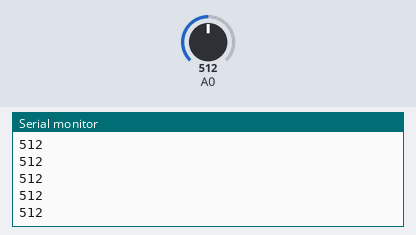
Simulated run of this program. Board: Arduino Uno, built with avr-gcc and run on an emulated ATmega328P. Parts: the last lines printed to the serial monitor. The test bench sets the inputs (shaded band); at power-on: A0 = 512.

Above: at 1.2 s.
1.3 s: A0 set to 716
At 1.31 s:
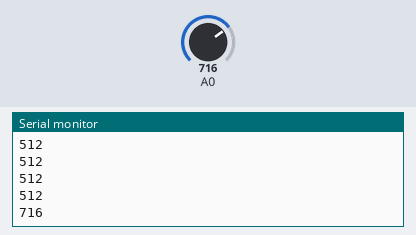
2.8 s: A0 set to 900
At 2.81 s:
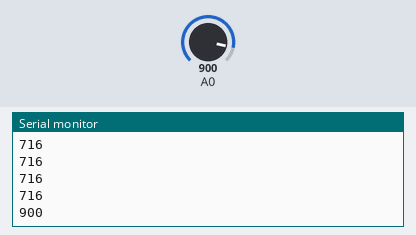
Timing chart, 0 to 5.8 s (numbered marks = the images above; inputs shaded):
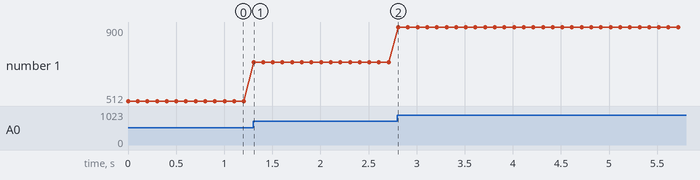

Measured:
- after the input at 1.3 s, the serial monitor: prints a new line at once (image 1)
- after the input at 2.8 s, the serial monitor: prints a new line at once (image 2)
- plotted number 1: 512 → 716 after the input at 1.3 s, 716 → 900 after the input at 2.8 s

The program:

main.cpp
```cpp
#include <Arduino.h>
#include <Wire.h>

#define SELF_ADDR 8
#define NUMBER_OF_BYTES_SENT 2
#define NUMBER_OF_VALUES_SENT 1
#define ANALOG(i) i + 14

void reply();

void setup()
{
  Wire.begin(SELF_ADDR); // join i2c bus with address #8
  Wire.onRequest(reply); // register event
  Serial.begin(9600);
}

void loop()
{
  for (int i = 0; i < NUMBER_OF_VALUES_SENT; i++)
  {
    Serial.print(analogRead(ANALOG(i)));
    Serial.print("  ");
  }
  Serial.println();
  delay(100);
}

uint16_t value[NUMBER_OF_VALUES_SENT];
byte sendData[NUMBER_OF_BYTES_SENT];

void reply()
{
  for (int i = 0; i < NUMBER_OF_VALUES_SENT; i++)
  {
    value[i] = analogRead(ANALOG(i));
  }

  for (int i = 0; i < NUMBER_OF_VALUES_SENT; i++)
  {
    sendData[2 * i] = highByte(value[i]);
    sendData[2 * i + 1] = lowByte(value[i]);
  }
  Wire.write(sendData, NUMBER_OF_BYTES_SENT);
}
```
